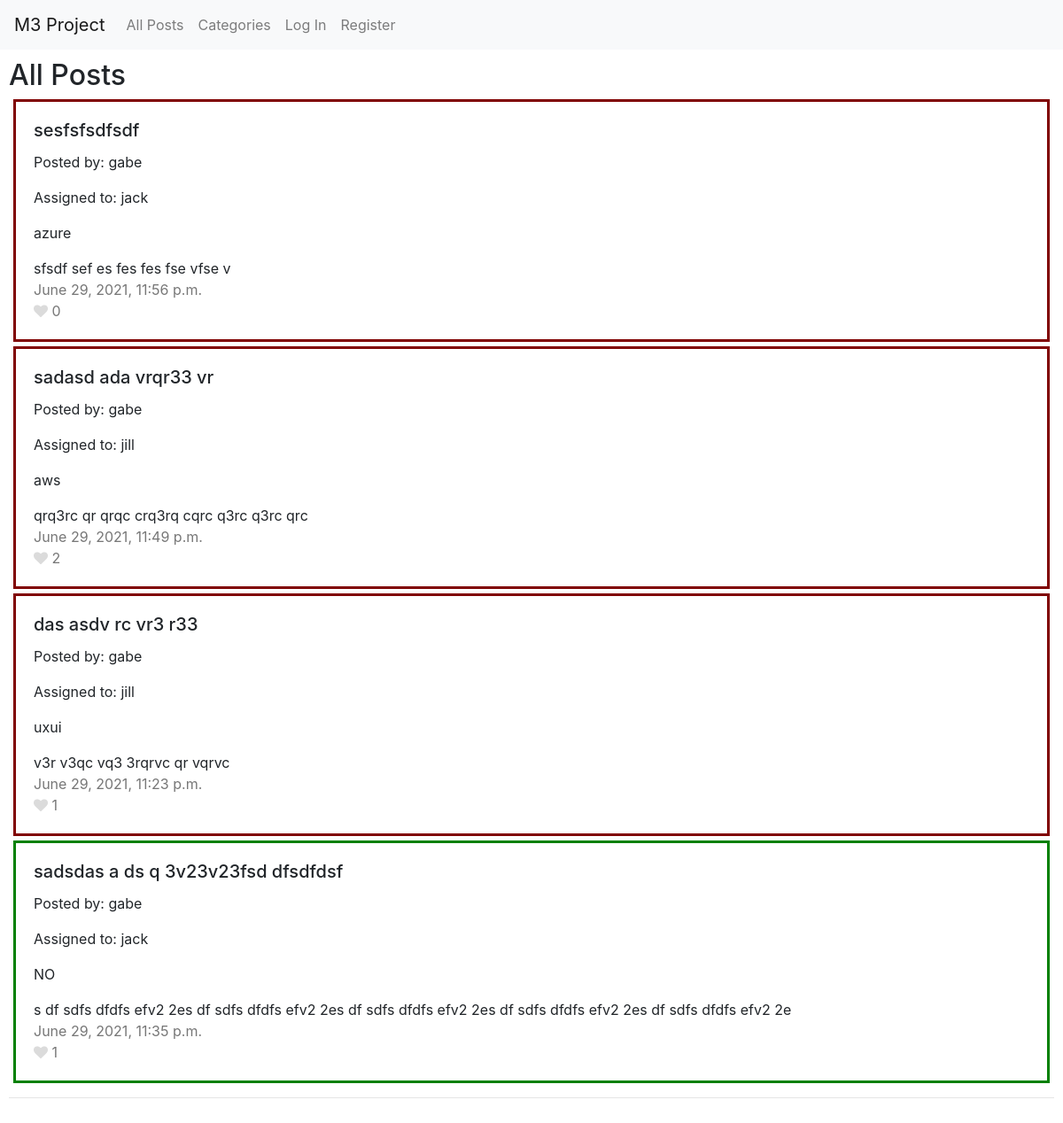
The page / on the database its author committed.
### api/models.py (models this page shows)
class Post(models.Model):
    title = models.CharField(max_length=55, blank=False)
    content = models.TextField(max_length=255, blank=False)
    creation_time = models.DateTimeField(auto_now_add=True)
    poster = models.ForeignKey(
        "User", on_delete=models.CASCADE, related_name="student_posts")
    mentor = models.ForeignKey(
        "User", on_delete=models.CASCADE, related_name="mentor")
    tags = models.CharField(
        max_length=2,
        choices=TAG_CHOICES,
        default=NON,
    )
    is_answered = models.BooleanField(default=False)

class User(AbstractUser):
    is_mentor = models.BooleanField(default=False)
    likes = models.ManyToManyField("Post", related_name="likes", blank=True)
    tags = models.CharField(
        max_length=2,
        choices=TAG_CHOICES,
        default=NON,
    )
    is_available = models.BooleanField(default=True)

### api/views.py (the view)
# urls.py: path("", views.index, name="index"),
def index(request):
    posts_top = Post.objects.filter(
        is_answered=False).order_by("-creation_time").all()
    posts_down = Post.objects.filter(
        is_answered=True).order_by("-creation_time").all()
    posts = QuerySetChain(posts_top, posts_down)
    return show_posts("All Posts", request, posts)

### api/helper.py (called while the page is built)
    def count(self):
        return sum(qs.count() for qs in self.querysets)

    def _all(self):
        return chain(*self.querysets)

    def __getitem__(self, ndx):
        if type(ndx) is slice:
            return list(islice(self._all(), ndx.start, ndx.stop, ndx.step or 1))
        else:
            return islice(self._all(), ndx, ndx+1).next()

### api/templates/api/index.html (shortened to what this page needs)
{% extends "api/layout.html" %}
{% load static %}
{% block body %}
<h2>{{ title }}</h2>
{% for post in page.object_list %}
{% if post.is_answered %}
<div class="card-ans">
    {% else %}
    <div class="card-nans">
        {% endif %}
        <div class="card-body">
            <h5 class="card-title">
                {{ post.title }}
            </h5>
            <p>Posted by: {{ post.poster.username }}</p>
            <p>Assigned to: {{ post.mentor.username }}</p>
            <p class="tag-style">{{ post.tags }}</p>
            <div data-post="{{ post.id }}" class="post-content">{{ post.content }}</div>
            <div class="info">{{ post.creation_time }}</div>
            <div class="info">
                <i data-like="{% if user in post.likes.all %}1{% else %}0{% endif %}" data-post="{{ post.id }}"
                    class="{% if user.is_authenticated %}heart{% endif %} fa fa-heart {% if user in post.likes.all %}liked{% else %}not-liked{% endif %}"></i>
                <span class="like-count" data-post="{{ post.id }}">{{ post.likes.count }}</span>
            </div>
        </div>
    </div>
    {% endfor %}
    <hr>
    {% endblock %}

### api/static/api/styles.css (style rules this page uses)
.card-ans { margin: 5px; border-style: solid; border-color: green; }
.card-nans { margin: 5px; border-style: solid; border-color: maroon; }
.info { color: #777777; }
.not-liked { color: #dbdbdb; }

### rows shown on the page
Post: title "sesfsfsdfsdf", poster.username "gabe", mentor.username "jack", tags "azure", content "sfsdf sef es fes fes fse vfse v", creation_time "June 29, 2021, 11:56 p.m.", likes.count "0"
Post: title "sadasd ada vrqr33 vr", poster.username "gabe", mentor.username "jill", tags "aws", content "qrq3rc qr qrqc crq3rq cqrc q3rc q3rc qrc", creation_time "June 29, 2021, 11:49 p.m.", likes.count "2"
Post: title "das asdv rc vr3 r33", poster.username "gabe", mentor.username "jill", tags "uxui", content "v3r v3qc vq3 3rqrvc qr vqrvc", creation_time "June 29, 2021, 11:23 p.m.", likes.count "1"
Post: title "sadsdas a ds q 3v23v23fsd dfsdfdsf", poster.username "gabe", mentor.username "jack", tags "NO", content "s df sdfs dfdfs efv2 2es df sdfs dfdfs efv2 2es df sdfs dfdfs efv2 2es df sdfs dfdfs efv2 2es df sdfs dfdfs efv2 2e", creation_time "June 29, 2021, 11:35 p.m.", likes.count "1"

### other values the page prints
{{ title }} "All Posts"
